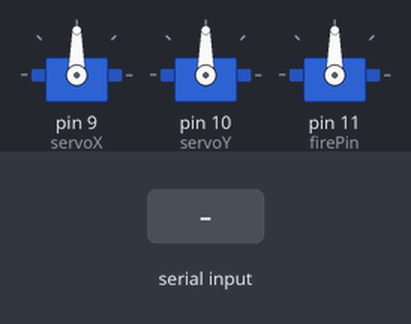
Bench run of a sketch on a simulated Arduino Uno, built with avr-gcc and run on an emulated ATmega328P. On the bench: 3 × servo. The inputs (shaded band) are chosen by the test bench.

Above: at 1.7 s.
1.8 s: "90,45,200\n" received over Serial
At 3.2 s:
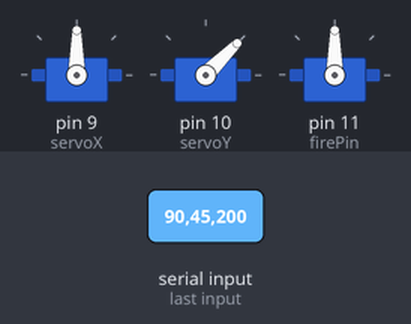
3.9 s: "30,150,10\n" received over Serial
At 6.6 s:
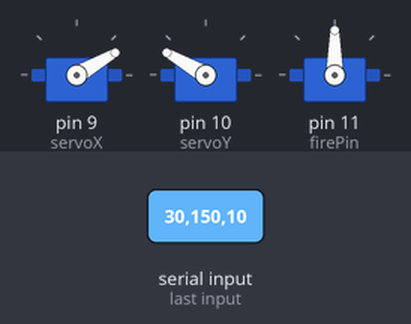
6.9 s: "1,90,45\n" received over Serial
At 8.9 s:
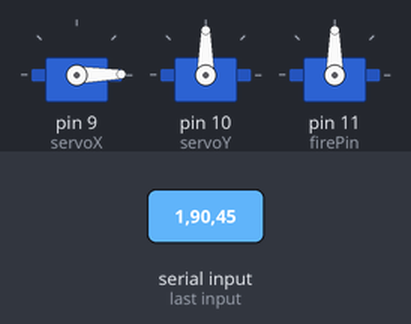
9.3 s: "90,45,200\n" received over Serial
At 9.75 s:
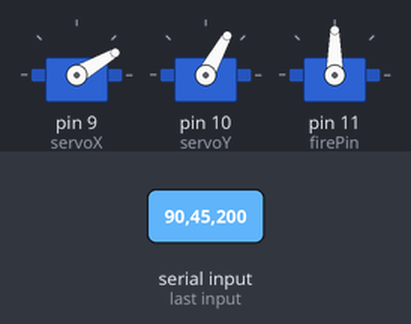
12.3 s: "1,90,45\n" received over Serial
At 12.75 s:
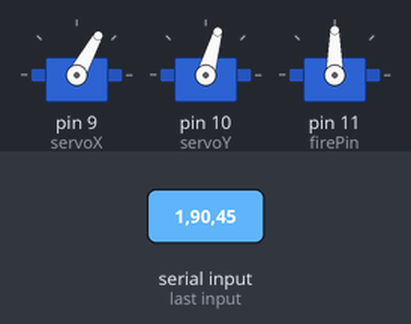
Timing chart, 0 to 15.3 s (numbered marks = the images above; inputs shaded):
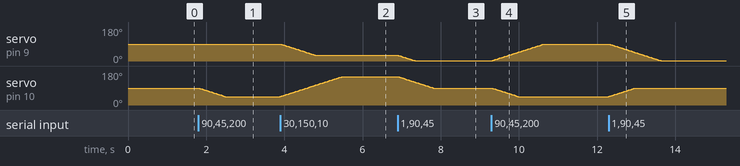

The sketch:

air_defence_system.ino
```cpp
#include <Servo.h>

Servo servoX;
Servo servoY;
Servo servoFire;

int angleX = 90;
int angleY = 90;
int targetX = 90;
int targetY = 90;

const int firePin = 11;
const int fireRest = 90;
const int fireShoot = 60;

unsigned long lastUpdate = 0;
const int updateInterval = 15;
const int moveSpeed = 1;

bool fireCommand = false;
unsigned long fireTime = 0;
const int fireDuration = 300;

void setup() {
  Serial.begin(115200);

  servoX.attach(9);
  servoY.attach(10);
  servoFire.attach(firePin);

  servoX.write(angleX);
  servoY.write(angleY);
  servoFire.write(fireRest);

  delay(500);
}

void loop() {

  if (Serial.available()) {
    String data = Serial.readStringUntil('\n');
    int c1 = data.indexOf(',');
    int c2 = data.indexOf(',', c1 + 1);

    if (c1 > 0 && c2 > 0) {
      targetX = data.substring(0, c1).toInt();
      targetY = data.substring(c1 + 1, c2).toInt();
      fireCommand = data.substring(c2 + 1).toInt() == 1;
    }
  }

  if (millis() - lastUpdate >= updateInterval) {
    lastUpdate = millis();

    if (angleX < targetX) angleX += moveSpeed;
    else if (angleX > targetX) angleX -= moveSpeed;

    if (angleY < targetY) angleY += moveSpeed;
    else if (angleY > targetY) angleY -= moveSpeed;

    servoX.write(angleX);
    servoY.write(angleY);
  }

  if (fireCommand) {
    servoFire.write(fireShoot);
    fireTime = millis();
    fireCommand = false;
  }

  if (millis() - fireTime > fireDuration) {
    servoFire.write(fireRest);
  }
}
```

Measured:
- after the input at 1.8 s, servo on pin 10 (servoY): moves from 90° to 45° over 0.66 s, starting at once
- after the input at 3.9 s, servo on pin 9 (servoX): moves from 90° to 30° over 0.90 s, starting at once; servo on pin 10 (servoY): moves from 45° to 150° over 1.6 s, starting at once
- after the input at 6.9 s, servo on pin 9 (servoX): moves from 30° to 1° over 0.42 s, starting at once; servo on pin 10 (servoY): moves from 150° to 90° over 0.90 s, starting at once
- after the input at 9.3 s, servo on pin 9 (servoX): moves from 1° to 90° over 1.3 s, starting at once; servo on pin 10 (servoY): moves from 90° to 45° over 0.66 s, starting at once
- after the input at 12.3 s, servo on pin 9 (servoX): moves from 90° to 1° over 1.3 s, starting at once; servo on pin 10 (servoY): moves from 45° to 90° over 0.66 s, starting at once
